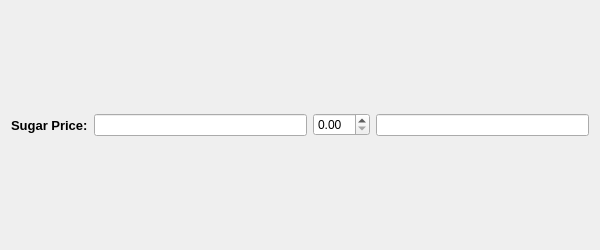
<?xml version="1.0" encoding="UTF-8"?>
<ui version="4.0">
 <class>Form</class>
 <widget class="QWidget" name="Form">
  <property name="geometry">
   <rect>
    <x>0</x>
    <y>0</y>
    <width>600</width>
    <height>250</height>
   </rect>
  </property>
  <property name="windowTitle">
   <string>Form</string>
  </property>
  <layout class="QHBoxLayout" name="horizontalLayout_2">
   <item>
    <layout class="QHBoxLayout" name="horizontalLayout">
     <item>
      <widget class="QLabel" name="label">
       <property name="font">
        <font>
         <family>Tahoma</family>
         <pointsize>10</pointsize>
         <weight>75</weight>
         <bold>true</bold>
        </font>
       </property>
       <property name="text">
        <string>Sugar Price:</string>
       </property>
      </widget>
     </item>
     <item>
      <widget class="QLineEdit" name="ledit_price"/>
     </item>
     <item>
      <widget class="QDoubleSpinBox" name="dspinbox"/>
     </item>
     <item>
      <widget class="QLineEdit" name="ledit_total"/>
     </item>
    </layout>
   </item>
  </layout>
 </widget>
 <resources/>
 <connections/>
</ui>
